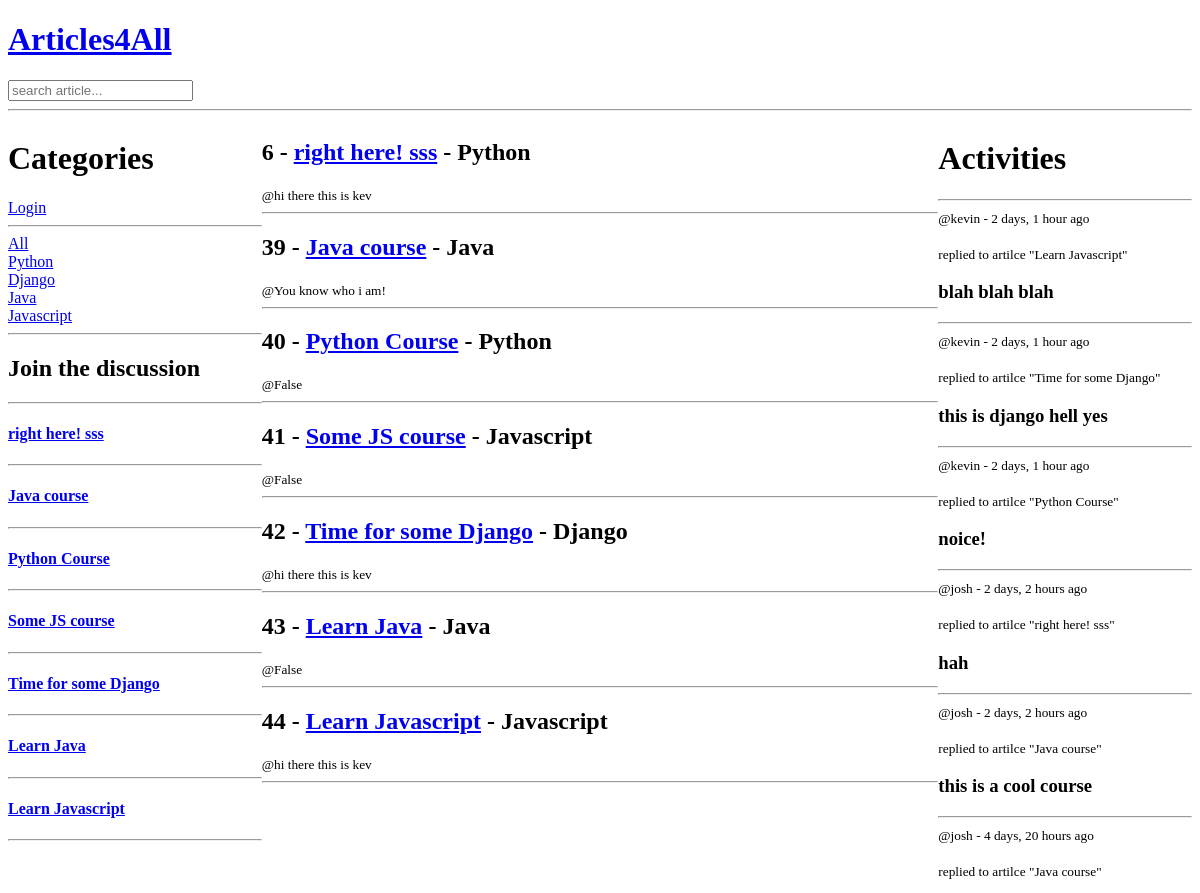
Before: / (upper part) with the older database file.
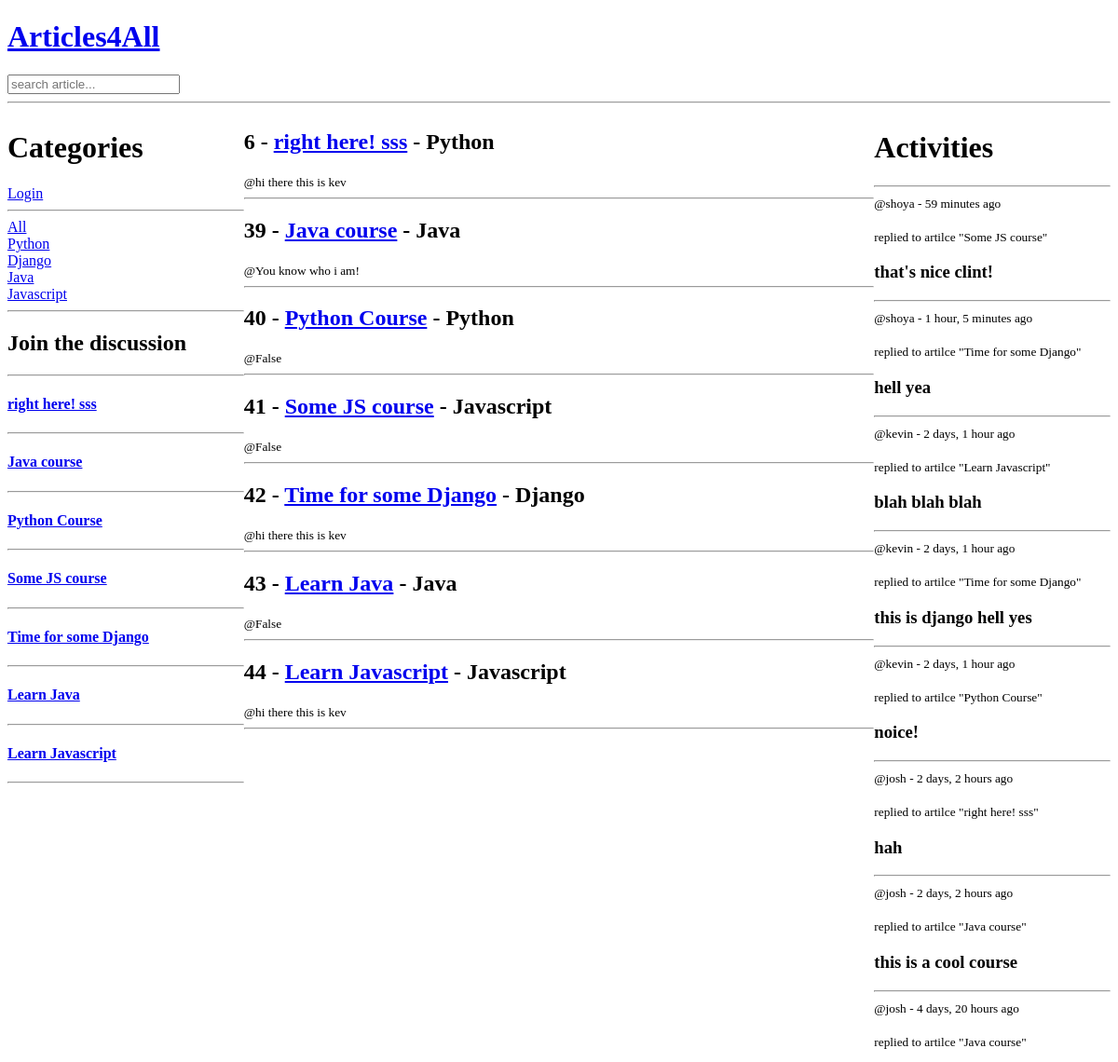
After: the same page with the newer database file.
### articles/models.py (models this page shows, shortened)
class Topic(models.Model):
	name = models.CharField(max_length=60)
	def __str__(self):
		return self.name

class Article(models.Model):
	title = models.CharField(max_length=50)
	topic = models.ForeignKey(Topic, on_delete=models.SET_NULL, null=True)
	body = models.CharField(max_length=400)
	author = models.ForeignKey(Author, on_delete=models.CASCADE)
	updated = models.DateTimeField(auto_now=True)
	created = models.DateTimeField(auto_now_add=True)

class Author(models.Model):
	name = models.CharField(max_length=40)
	age = models.CharField(max_length=3)
	email = models.EmailField(max_length=50)
	about = models.CharField(max_length=500)
	def __str__(self):
		return self.about[0:20]

class Comment(models.Model):
	user = models.ForeignKey(User, on_delete=models.CASCADE)
	article = models.ForeignKey(Article, on_delete=models.CASCADE)
	body = models.TextField()
	created = models.DateTimeField(auto_now_add=True)
	updated = models.DateTimeField(auto_now=True)
	class Meta:
		ordering = ['-updated', 'created']

### articles/views.py (the view, shortened to what this page needs)
# urls.py: path('', homePageView.as_view(), name='home-page'),
class homePageView(View):
	template_name = 'article/home-page.html'
	def get(self, request, *args, **kwargs):
		q = request.GET.get('q') if request.GET.get('q') != None else ''
		articles = Article.objects.filter(topic__name__icontains=q)
		topics = Topic.objects.all()
		activity = Comment.objects.filter(Q(article__title__icontains=q))
		context = {'topics': topics, 'articles': articles, 'activity': activity}
		return render(request, self.template_name, context)

### articles/templates/article/home-page.html (shortened to what this page needs)
{% include 'base.html' %}
{% block content %}
	<div class="home-container">
		<div class="category">
			{% include 'article/categories.html' %}
			<hr>
			{% include 'article/discussion.html' %}
		</div>
		<div class="articles">
			{% for article in articles %}
				<h2>{{article.id}} - <a href="{% url 'article-page' article.id %}">{{article.title}}</a> - {{article.topic}}</h2> <small>@{{article.author}} </small>
				<br>
				<hr>
			{% endfor %}
		</div>
	<div class="activity">
		{% include 'article/activity_component.html' %}
	</div>
	</div>
{% endblock %}

### articles/templates/article/categories.html
<div class="Categories">
			<h1>Categories</h1>
			{% if request.user.is_authenticated %}
				<h3>Hello {{request.user}} !</h3>
				<a href="{% url 'logout-page' %}">logout</a>
			{% else %}
				<a href="{% url 'login-page' %}">Login</a>
			{% endif %}
			<hr>
			<div>
				<a href="{% url 'home-page' %}">All</a>
			</div>
			{% for topic in topics %}
			<div>
				<a href="{% url 'home-page' %}?q={{topic.name}}">{{topic.name}}</a>
				<br>
			</div>
			{% endfor %}
		</div>

### articles/templates/article/discussion.html (shortened to what this page needs)
		<h2>Join the discussion</h2>
		<hr>
		{% for article in articles %}
		<a href="{% url 'article-page' article.id %}"><h4>{{article.title}}</h4></a>
		<hr>
		{% endfor %}

### articles/templates/article/activity_component.html (shortened to what this page needs)
			<h1>Activities</h1>
			<hr>
			{% for comment in activity %}
				<small>@{{comment.user}}  - {{comment.created|timesince}} ago</small>
				<br>
				<br>
				<small>replied to artilce "{{comment.article.title}}"</small>
				<h3>{{comment.body}}</h3>
				<hr>
			{% endfor %}

Changed rows visible on the page:
added Comment: user "shoya", created "59 minutes", article "Some JS course", body "that's nice clint!"
added Comment: user "shoya", created "1 hour, 5 minutes", article "Time for some Django", body "hell yea"
